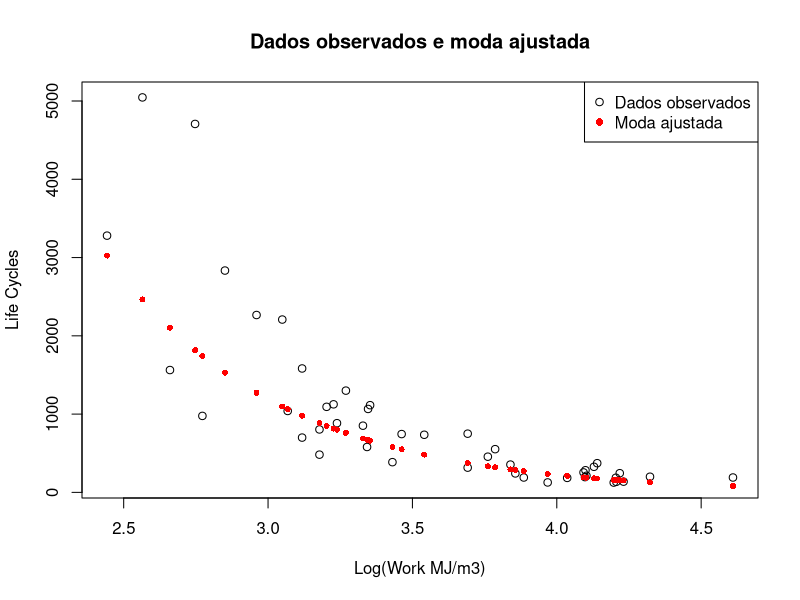
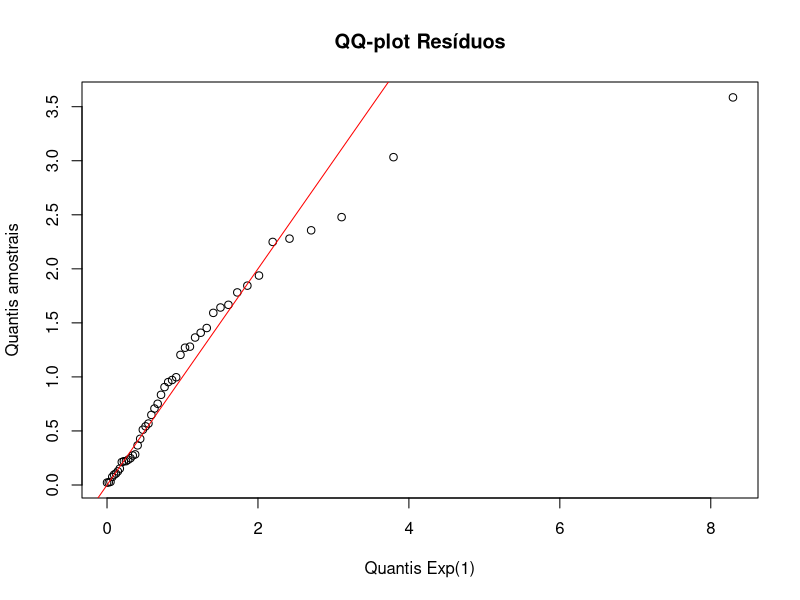
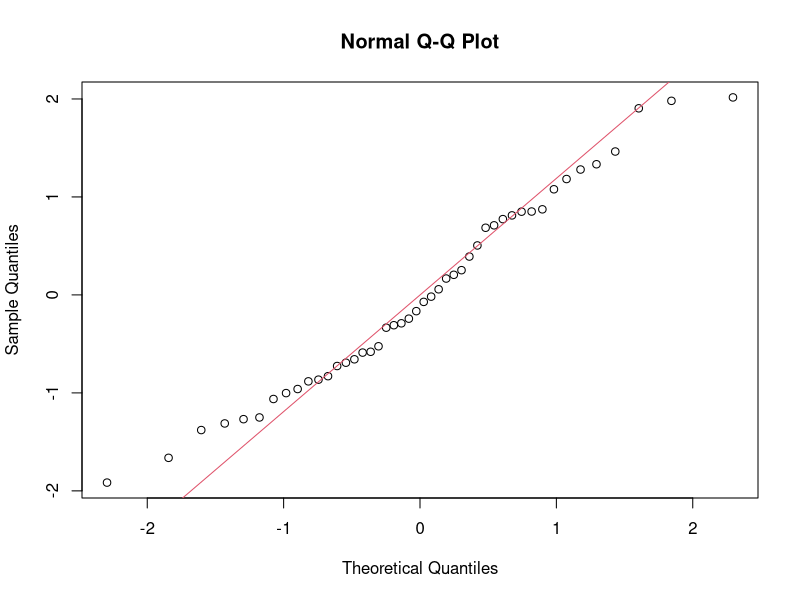

The R source for these figures, in order:
## ---- chunk 1
#| label: data
fatigue_df <- data.frame(work_MJ_m3 = c(11.5,13.0,14.3,15.6,16.0,17.3,19.3,
21.1,21.5,22.6,22.6,24.0,24.0,24.6,25.2,25.5,26.3,27.9,28.3,28.4,28.6,30.9,
31.9,34.5,40.1,40.1,43.0,44.1,46.5,47.3,48.7,52.9,56.6,59.9,60.2,60.3,60.5,
62.1,62.8,66.5,67.0,67.1,67.9,68.8,75.4,100.5),life_cycles = c(3280,5046,
1563,4707,977,2834,2266,2208,1040,700,1583,482, 804,1093,1125,884,1300,
852,580,1066,1114,386,745,736, 750,316,456,552,355,242,190,127,185,255,
195, 283,212,327,373,125,187,135,245,137,200,190))

head(fatigue_df)
## ---- chunk 2
#| label: model_moda
mle_moda_bs <- function(x, t) {
  x <- as.matrix(x)
  t <- as.matrix(t)

  fit <- lm.fit(x, log(t)) 
  beta <- c(fit$coef)
  
  k <- length(beta)
  n <- length(t)

  mu_init <- x %*% beta
  alpha <- sqrt((4/n)*sum((sinh((log(t) - mu_init)/2))^2))
  
  phi_init <- alpha^2 #chute inicial
  
  thetaStar <- c(beta, phi_init)
  
  loglik_moda <- function(par) {
    log_moda_Y <- x %*% par[1:k] 
    phi_param <- par[k+1]
    if (phi_param <= 0 || phi_param >= 1) {
      return(NA)}

    alpha_orig <- sqrt(phi_param) #proposta do artifo
    beta_orig <- exp(log_moda_Y) / (1 - phi_param) #proposta do artigo
    terms <- log(t)

    #pdf da distribuição log-BS
    z <- (sqrt(t/beta_orig) - sqrt(beta_orig/t))/alpha_orig
    pdf_bs <- (1/(alpha_orig*sqrt(t)))*(sqrt(t/beta_orig) + 
    sqrt(beta_orig/t))*dnorm(z)
    pdf_bs[pdf_bs <= 0] <- .Machine$double.xmin 
    #substitui valor menor ou igual a 0 por um número muito pequeno
    
    #log-verossimilhança
    l_i <- log(pdf_bs)
    if (any(!is.finite(l_i))) {
      return(.Machine$double.xmax)} 
      #retorna um valor muito grande se algum log for infinito
    
    #verossimilhança total (loglik-plus)
    return(-sum(l_i))}

  est <- optim(
    par = thetaStar, 
    fn = loglik_moda,
    method = "BFGS", 
    hessian = TRUE,
    control = list(maxit = 2000, reltol = 1e-12))
  
  if (est$conv != 0) {
    warning("FUNCTION DID NOT CONVERGE!")}
  
  coef <- (est$par)[1:k]
  phi_est <- est$par[k + 1] 

  moda_hat_log <- x %*% coef
  moda_hat <- exp(moda_hat_log)
  
  SHess = solve(est$hessian)
  SE = sqrt(diag(SHess))
  
  tval = est$par / SE
  matcoef = cbind(est$par, SE, tval, 2 * (1 - pnorm(abs(tval))))
  
  AIC <- 2 * est$value + 2 * (k + 1)
  BIC <- 2 * est$value + (k + 1) * log(n)
  
  result <- list(
    phiHat = phi_est,
    betaHat_log_moda = coef,
    modaHat = moda_hat,
    AIC = AIC,
    BIC = BIC,
    matcoef = matcoef)

  return(result)}
## ---- chunk 3
#| label: fit_moda_bs

Zx <- model.matrix(~ log(fatigue_df$work_MJ_m3)) 
Zy <- fatigue_df$life_cycles 

fit_moda <- mle_moda_bs(x = Zx , t = Zy)
fit_moda$matcoef

plot(log(fatigue_df$work_MJ_m3), Zy, 
     main = "Dados observados e moda ajustada",
     xlab = "Log(Work MJ/m3)", ylab = "Life Cycles")
points(log(fatigue_df$work_MJ_m3), fit_moda$modaHat, 
       col = "red", pch = 16, cex = 0.8)
legend("topright", 
    legend = c("Dados observados", "Moda ajustada"), 
    col = c("black", "red"), pch = c(1, 16))
## ---- chunk 4
#| label: residuos_moda

S_bs_moda <- function(y, mu, phi) {
  alpha <- sqrt(phi)
  beta  <- mu / (1 - phi)
  xi <- (sqrt(y/beta) - sqrt(beta/y)) / alpha
  S <- 1 - pnorm(xi)
  return(S)}

residuos_bs_moda <- function(y, mu_hat, phi_hat) {
  S <- S_bs_moda(y, mu_hat, phi_hat)
  r_cox <- -log(S)      
  r_quant <- qnorm(S)    
  list(coxsnell = r_cox, quantile = r_quant)}

res_moda <- residuos_bs_moda(
  y = fatigue_df$life_cycles,
  mu_hat = fit_moda$modaHat,
  phi_hat = fit_moda$phiHat)

# QQ plot
a <- ppoints(2000)
QGG <- qexp(a)
qqplot(QGG, res_moda$coxsnell,
       xlab = "Quantis Exp(1)", ylab = "Quantis amostrais",
       main = "QQ-plot Resíduos")
abline(0,1,col="red")

# QQ plot quantílicos
qqnorm(res_moda$quantile); qqline(res_moda$quantile, col=2)
## ---- chunk 5
#| label: model_mode
#| echo: false
fit_moda$matcoef
## ---- chunk 6
#| label: model_mean
#| echo: false
mle_unc <- function(x, t, v, kernel = "normal") {
    x <- as.matrix(x)
    t <- as.matrix(t)
    y <- as.matrix(log(t))
    fit <- lm.fit(x, y)
    beta <- c(fit$coef)
    k <- length(beta)
    n <- length(y)
    mu <- x %*% beta
    alpha <- sqrt((4 / n ) * sum((sinh((y - mu) / 2)) ^ 2))
    thetaStar <- c(beta,alpha)
    loglik <- function(par){
        z1 <- par[1:k]
        z2 <- par[k + 1]
        mu <- (x %*% z1)
        xi1 <- (2 / z2) * cosh((y - mu) / 2)
        xi2 <- (2 / z2) * sinh((y - mu) / 2)
        g <- switch(kernel,
            "normal" = exp(-(xi2 ^ 2) / 2),
            "t" = (v + (xi2 ^ 2)) ^ (-(v + 1) / 2)
        )
        const <- switch(kernel,
            "normal" = 1 / (sqrt(2 * pi)),
            "t" = (gamma((v + 1) / 2) * v ^ (v / 2)) /
                (sqrt(pi) * gamma(v / 2))
        )
        result <- switch(kernel,
            "normal" = sum( log(const / 2) + log(xi1) + log(g) ) ,
            "t" = sum(log(const / 2) + log(xi1) + log(g) )
        )
        return(-result)
    }
    loglikplus <- function(par){
        z1 <- par[1:k]
        z2 <- par[k + 1]
        mu <- (x %*% z1)
        xi1 <- (2 / z2) * cosh((y - mu) / 2)
        xi2 <- (2 / z2) * sinh((y - mu) / 2)
        result <- log(dnorm(xi2)) + log(xi1/2)
        return(sum(result))
    }
    score <- function(par){
        z1 <-par[1:k]
        z2 <-par[k+1]
        mu <-(x %*% z1)
        xi1 <- (2 / z2) * cosh((y - mu) / 2)
        xi2 <- (2 / z2) * sinh((y - mu) / 2)
        status <- 1
        const <- switch(kernel,
            "normal" = 1 / (sqrt(2 * pi)),
            "t" = (gamma((v + 1.0) / 2) * v ^ (v / 2)) /
                (sqrt(pi) * gamma(v / 2))
        )
        derivativeF <- switch(kernel,
            "normal" = -(const) * xi2 * exp(-(xi2 ^ 2) / 2),
            "t" = -(const) * (v + 1) * xi2 * ((v + (xi2 ^ 2)) ^
                (-(v + 3) /2))
        )
        h <- switch(kernel,
            "normal" = dnorm(xi2) / (1 - pnorm(xi2)),
            "t" = dt(xi2, df = v) / (1 - pt(xi2, df = v))
        )
        wg <- switch(kernel,
            "normal" = -(1 / 2),
            "t" = -(v + 1) / (2 * (v + (xi2 ^ 2)))
        )
        Ubeta <- switch(kernel,
            "normal" = -status * ((2 / (z2 ^ 2)) * sinh(y - mu) * wg +
                (1 / 2) * tanh((y - mu) / 2)) +
                ((1 - status) / 2) * xi1 * h,
            "t" = -status * ((2 / (z2 ^ 2)) * sinh(y - mu) * wg +
                (1 / 2) * tanh((y - mu) / 2)) +
                ((1 - status) / 2) * xi1 * h
        )
        Ualpha <- switch(kernel,
            "normal" = -sum((status / z2) *
                (((xi2 ^ 2) * 2 * wg) + 1) -
                ((1 - status) / z2) * h * xi2),
            "t" = -sum((status / z2) * (((xi2 ^ 2) * 2 * wg) + 1) -
                ((1 - status) / z2) * h * xi2)
        )
        result <- c(t(x) %*% Ubeta, Ualpha)
        return(result)
    }
    # est <- optim(thetaStar, loglik, method = "BFGS", hessian = TRUE)
    est <- optim(thetaStar, loglik, method = "BFGS", hessian = TRUE)
    # control = list(fnscale = -1, maxit = 2000, reltol = 1e-12))
    if(est$conv != 0)
        warning("FUNCTION DID NOT CONVERGE!")
    coef <-(est$par)[1:k]
    alphaest <- est$par[k+1]
    muhat <- x %*% coef
    muhat <- as.vector(muhat)
    etahat <- exp(muhat)
    SHess = solve(est$hessian)
    SE = sqrt(diag(SHess))
    se.coef = SE
    tval = c(coef,alphaest)/se.coef
    matcoef = cbind(c(coef,alphaest), se.coef, tval, 2*(1-pnorm(abs(tval))))
    AIC <- 2 *loglik(c(coef,alphaest)) + 2 * (length(coef) + 1)
    BIC = 2 * loglik(c(coef,alphaest)) + (length(coef) + 1) * log(length(y))
    result <- list(
        alphaHat = alphaest,
        betaHat = coef,
        muHat = muhat,
        AIC = AIC,
        BIC = BIC,
        matcoef = matcoef
    )
    return(result)
}
## ---- chunk 7
#| label: model_mean_estim
#| echo: false

Zx <- model.matrix(~ log(fatigue_df$work_MJ_m3))
Zy <- fatigue_df$life_cycles
fit_logbs1 <- mle_unc (x = Zx , t = Zy , kernel = "normal")
fit_logbs1$matcoef
